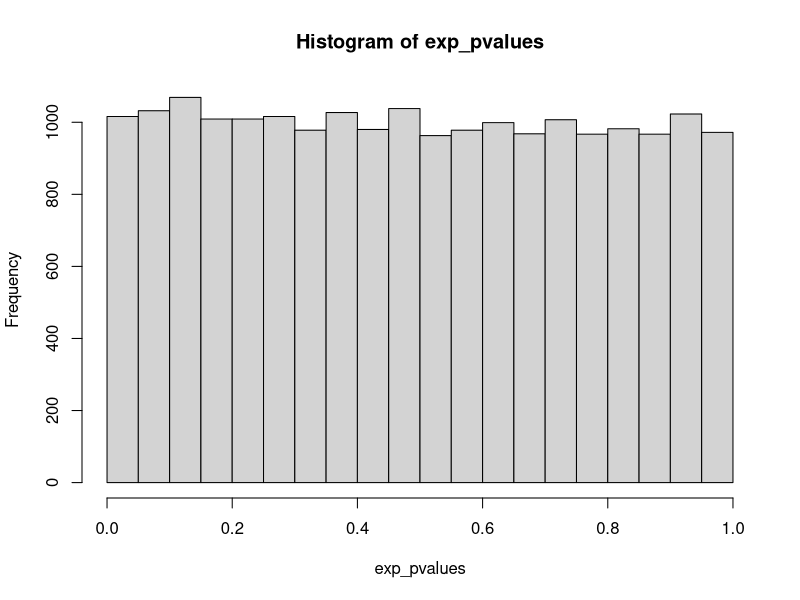
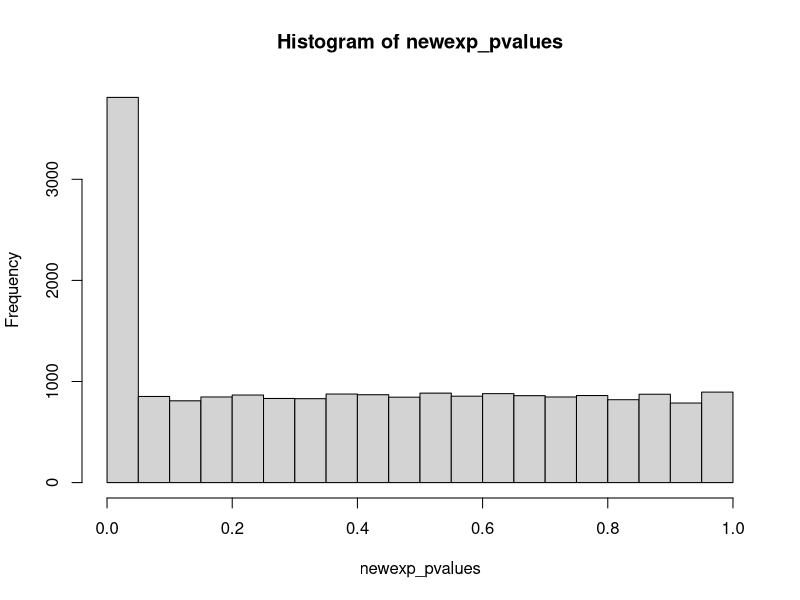

Here is the R script that generated these plots, in order:
## ---- chunk 1
knitr::opts_chunk$set(echo = TRUE)
## ---- chunk 2
expgroup = rep(c("c","t"), each=5)

gene_exp = rnorm(10)

temp_ttest = t.test(gene_exp ~ expgroup, var.equal=T)
temp_ttest[["p.value"]]
temp_ttest$p.value
## ---- chunk 3
expvalues = matrix(NA, nrow=20000, ncol=10)

for ( i in 1:20000) {
  gene_exp = rnorm(10)
  expvalues[i,] = gene_exp
}


## ---- chunk 4
exp_pvalues = numeric()
for ( i in 1:20000) {
  temp_ttest = t.test(expvalues[i,] ~ expgroup, var.equal=T)
  exp_pvalues[i] = temp_ttest[["p.value"]]  # result of the t-test
  #exp_pvalues[i] = temp_ttest$p.value  # result of the t-test

}

## ---- chunk 5
hist(exp_pvalues)

#
## ---- chunk 6

sum(exp_pvalues < 0.05)
#length(which(expvalues < 0.05))

## ---- chunk 7
newexpvalues = matrix(NA, nrow=20000, ncol=10)

for ( i in 1:3000) {
  gene_exp = rnorm(5, mean = 2)
  newgene_exp = rnorm(5, mean = 8)
  newexpvalues[i,] = c(gene_exp, newgene_exp)
}

for ( i in 3001:20000) {
  gene_exp = rnorm(5, mean=2)
  newgene_exp = rnorm(5, mean=2)
  newexpvalues[i,] = c(gene_exp, newgene_exp)
}

## ---- chunk 8
newexp_pvalues = numeric()
for ( i in 1:20000) {
  temp_ttest = t.test(newexpvalues[i,] ~ expgroup, var.equal=T)
  newexp_pvalues[i] = temp_ttest[["p.value"]]  # result of the t-test
  #exp_pvalues[i] = temp_ttest$p.value  # result of the t-test

}

## ---- chunk 9
hist(newexp_pvalues)

#
## ---- chunk 10

sum(newexp_pvalues < 0.05)
#length(which(expvalues < 0.05))

## ---- chunk 11
sum(exp_pvalues < 0.05)/sum(newexp_pvalues < 0.05)

## ---- chunk 12

adjpvalue = p.adjust(newexp_pvalues, method="fdr")

sum(adjpvalue < 0.05)

## ---- chunk 13
sorted_pvalues = sort(newexp_pvalues, decreasing = F)
head(sorted_pvalues)
tail(sorted_pvalues)
## ---- chunk 14
i = rank(sorted_pvalues)

## ---- chunk 15
sigvalues=numeric()
for ( j in i) {
  q = 0.05*j/length(i)
  if (sorted_pvalues[j] < q) {
    sigvalues[j]=sorted_pvalues[j]
  } else {
    break
  }
}

length(sigvalues)
